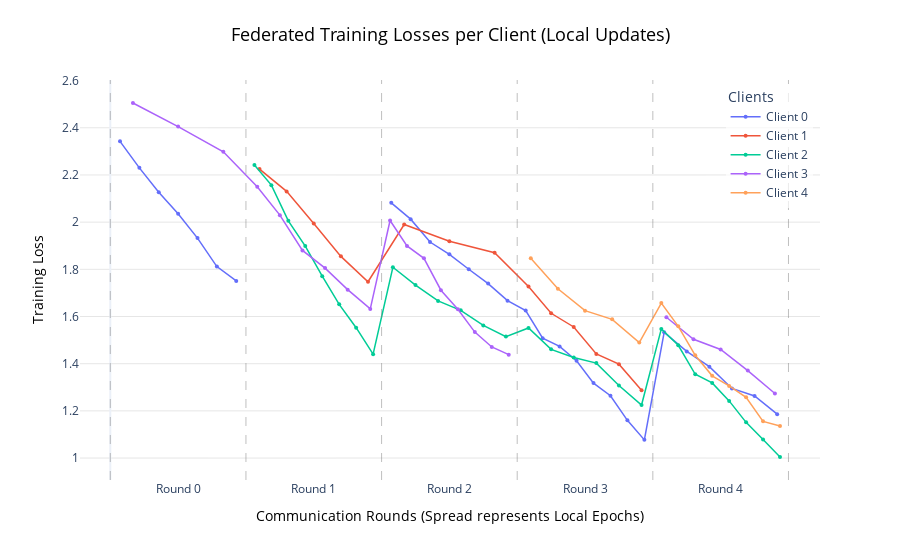

Write notebook code for a chart like this one.
### Code cell


### Figure 1 — Plotly figure (JSON) as saved in the notebook; plotly's stock layout.template omitted (floating-point values rounded to 4 significant figures)
{"data": [{"hovertemplate": "<b>Client 0</b><br>Global Round: %{x:.2f}<br>Loss: %{y:.4f}<extra></extra>", "line": {"width": 1.5}, "marker": {"size": 4}, "mode": "lines+markers", "name": "Client 0", "x": [0.07143, 0.2143, 0.3571, 0.5, 0.6429, 0.7857, 0.9286, null, 2.071, 2.214, 2.357, 2.5, 2.643, 2.786, 2.929, 3.062, 3.188, 3.312, 3.438, 3.562, 3.688, 3.812, 3.938, 4.083, 4.25, 4.417, 4.583, 4.75, 4.917], "y": [2.343, 2.23, 2.127, 2.036, 1.932, 1.812, 1.751, null, 2.082, 2.013, 1.916, 1.863, 1.8, 1.74, 1.667, 1.625, 1.508, 1.473, 1.413, 1.318, 1.264, 1.16, 1.077, 1.533, 1.452, 1.388, 1.295, 1.263, 1.186], "type": "scatter"}, {"hovertemplate": "<b>Client 1</b><br>Global Round: %{x:.2f}<br>Loss: %{y:.4f}<extra></extra>", "line": {"width": 1.5}, "marker": {"size": 4}, "mode": "lines+markers", "name": "Client 1", "x": [1.1, 1.3, 1.5, 1.7, 1.9, 2.167, 2.5, 2.833, 3.083, 3.25, 3.417, 3.583, 3.75, 3.917, null], "y": [2.225, 2.13, 1.994, 1.855, 1.747, 1.99, 1.919, 1.87, 1.728, 1.614, 1.556, 1.441, 1.398, 1.287, null], "type": "scatter"}, {"hovertemplate": "<b>Client 2</b><br>Global Round: %{x:.2f}<br>Loss: %{y:.4f}<extra></extra>", "line": {"width": 1.5}, "marker": {"size": 4}, "mode": "lines+markers", "name": "Client 2", "x": [1.062, 1.188, 1.312, 1.438, 1.562, 1.688, 1.812, 1.938, 2.083, 2.25, 2.417, 2.583, 2.75, 2.917, 3.083, 3.25, 3.417, 3.583, 3.75, 3.917, 4.062, 4.188, 4.312, 4.438, 4.562, 4.688, 4.812, 4.938], "y": [2.242, 2.157, 2.006, 1.898, 1.771, 1.652, 1.553, 1.44, 1.809, 1.733, 1.666, 1.626, 1.562, 1.515, 1.551, 1.461, 1.426, 1.402, 1.307, 1.225, 1.547, 1.478, 1.355, 1.318, 1.242, 1.151, 1.079, 1.004], "type": "scatter"}, {"hovertemplate": "<b>Client 3</b><br>Global Round: %{x:.2f}<br>Loss: %{y:.4f}<extra></extra>", "line": {"width": 1.5}, "marker": {"size": 4}, "mode": "lines+markers", "name": "Client 3", "x": [0.1667, 0.5, 0.8333, 1.083, 1.25, 1.417, 1.583, 1.75, 1.917, 2.062, 2.188, 2.312, 2.438, 2.562, 2.688, 2.812, 2.938, null, 4.1, 4.3, 4.5, 4.7, 4.9], "y": [2.505, 2.405, 2.298, 2.15, 2.03, 1.88, 1.805, 1.714, 1.632, 2.007, 1.899, 1.847, 1.711, 1.631, 1.534, 1.471, 1.438, null, 1.597, 1.504, 1.46, 1.371, 1.274], "type": "scatter"}, {"hovertemplate": "<b>Client 4</b><br>Global Round: %{x:.2f}<br>Loss: %{y:.4f}<extra></extra>", "line": {"width": 1.5}, "marker": {"size": 4}, "mode": "lines+markers", "name": "Client 4", "x": [3.1, 3.3, 3.5, 3.7, 3.9, 4.062, 4.188, 4.312, 4.438, 4.562, 4.688, 4.812, 4.938], "y": [1.847, 1.718, 1.625, 1.588, 1.49, 1.657, 1.558, 1.435, 1.348, 1.306, 1.257, 1.156, 1.136], "type": "scatter"}], "layout": {"title": {"font": {"size": 18, "color": "black"}, "text": "Federated Training Losses per Client (Local Updates)", "y": 0.95, "x": 0.5, "xanchor": "center", "yanchor": "top"}, "xaxis": {"title": {"font": {"size": 14, "color": "black"}, "text": "Communication Rounds (Spread represents Local Epochs)"}, "tickvals": [0.5, 1.5, 2.5, 3.5, 4.5], "ticktext": ["Round 0", "Round 1", "Round 2", "Round 3", "Round 4"], "showgrid": false}, "yaxis": {"title": {"font": {"size": 14, "color": "black"}, "text": "Training Loss"}, "showgrid": true, "gridcolor": "rgba(220,220,220,0.7)"}, "legend": {"title": {"text": "Clients"}, "yanchor": "top", "y": 0.99, "xanchor": "right", "x": 0.99, "bgcolor": "rgba(255,255,255,0.7)", "bordercolor": "Black", "borderwidth": 0}, "margin": {"t": 80, "b": 80, "l": 80, "r": 80}, "hovermode": "closest", "shapes": [{"line": {"color": "rgba(128,128,128,0.5)", "dash": "dash", "width": 1}, "type": "line", "x0": 0, "x1": 0, "y0": 0, "y1": 1, "yref": "paper"}, {"line": {"color": "rgba(128,128,128,0.5)", "dash": "dash", "width": 1}, "type": "line", "x0": 1, "x1": 1, "y0": 0, "y1": 1, "yref": "paper"}, {"line": {"color": "rgba(128,128,128,0.5)", "dash": "dash", "width": 1}, "type": "line", "x0": 2, "x1": 2, "y0": 0, "y1": 1, "yref": "paper"}, {"line": {"color": "rgba(128,128,128,0.5)", "dash": "dash", "width": 1}, "type": "line", "x0": 3, "x1": 3, "y0": 0, "y1": 1, "yref": "paper"}, {"line": {"color": "rgba(128,128,128,0.5)", "dash": "dash", "width": 1}, "type": "line", "x0": 4, "x1": 4, "y0": 0, "y1": 1, "yref": "paper"}, {"line": {"color": "rgba(128,128,128,0.5)", "dash": "dash", "width": 1}, "type": "line", "x0": 5, "x1": 5, "y0": 0, "y1": 1, "yref": "paper"}]}}
